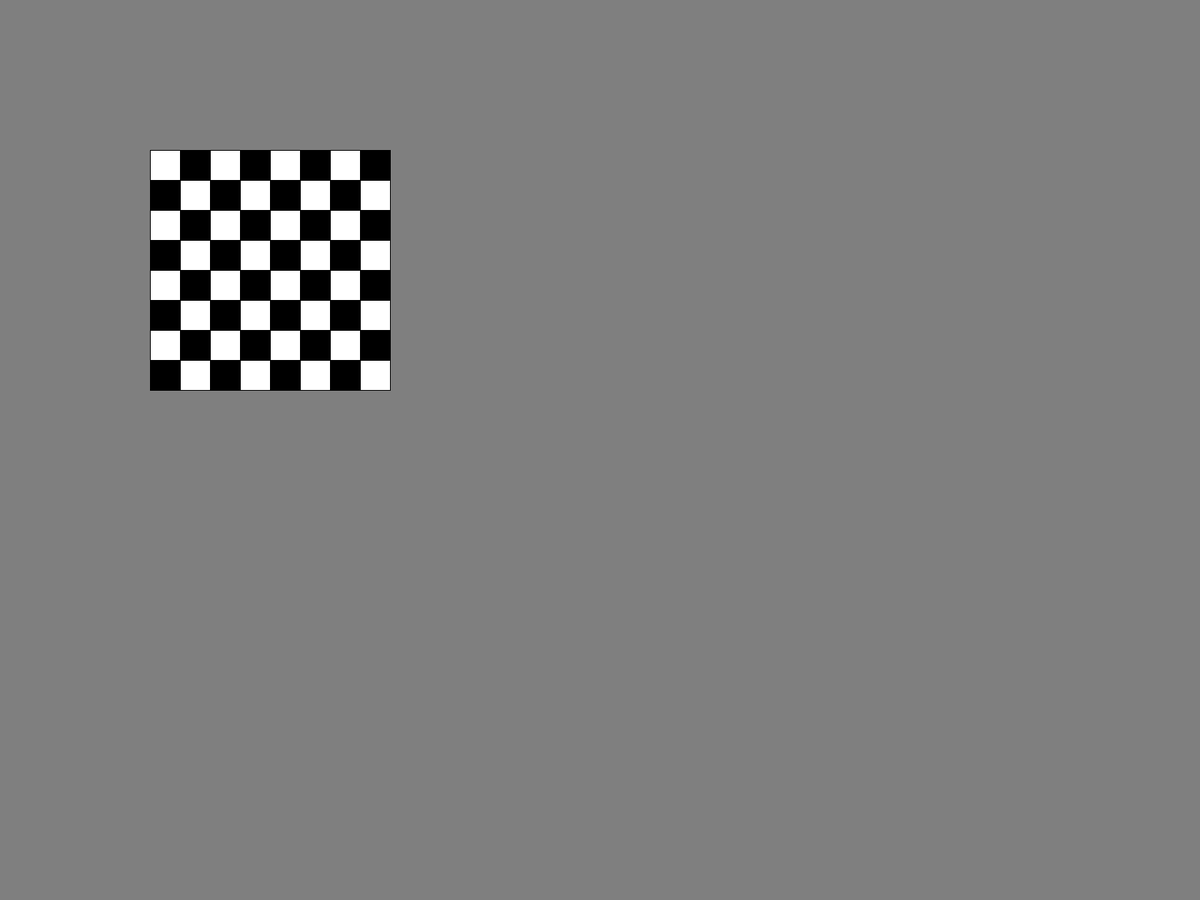
Frame 1 (no input)
Frame 60 (the mouse pressed at the canvas centre just before this capture): identical to frame 1, image omitted
Frame 120 (the mouse held since frame 60 and released just before this capture): identical to frame 1, image omitted

The Processing sketch that drew this single still picture (run headless with seeded random() and noise(); from frame 60 on, the mouse is pressed at the canvas centre):

// Processing sketch: chessboard_works
// ── chessboard_works.pde
int row;
int column;
float size;

void setup() 
{
  fullScreen();
}
void draw()
{
  background(127);
  
 drawChessBoard(200,200,40);
}

void drawChessBoard(float posX, float posY, float fieldSize)
{
  int row = 0;
  while(row < 8)
  {
  drawChessRow(posX, posY, row,fieldSize);
  ++row;
  }
}
void drawChessRow(float posX, float posY, int row, float fieldSize)
{
  int column = 0;
  while (column < 8)
  {
    drawChessField(posX, posY, row,column,fieldSize);
    ++column;
  }
}

void drawChessField(float posX, float posY, int row, int column, float size) 
{
  if ((row+column)%2==0)
{ 
  fill(255);
}
else
{
  fill(0);
}
  rect(posX + column*size, posY + row*size, size, size); 
}
